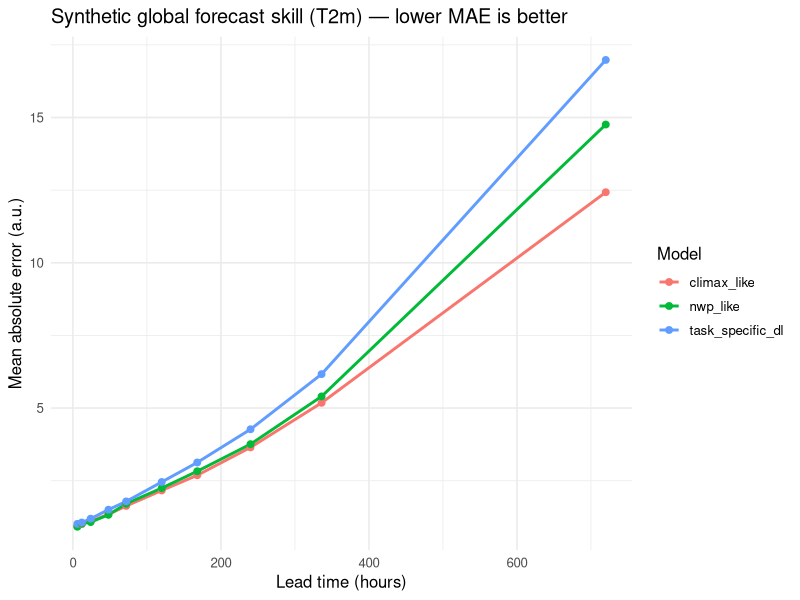
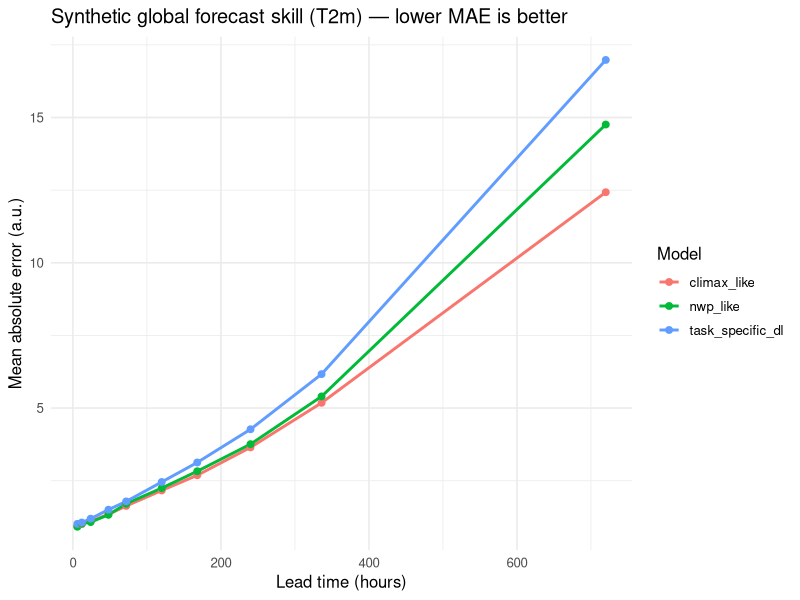
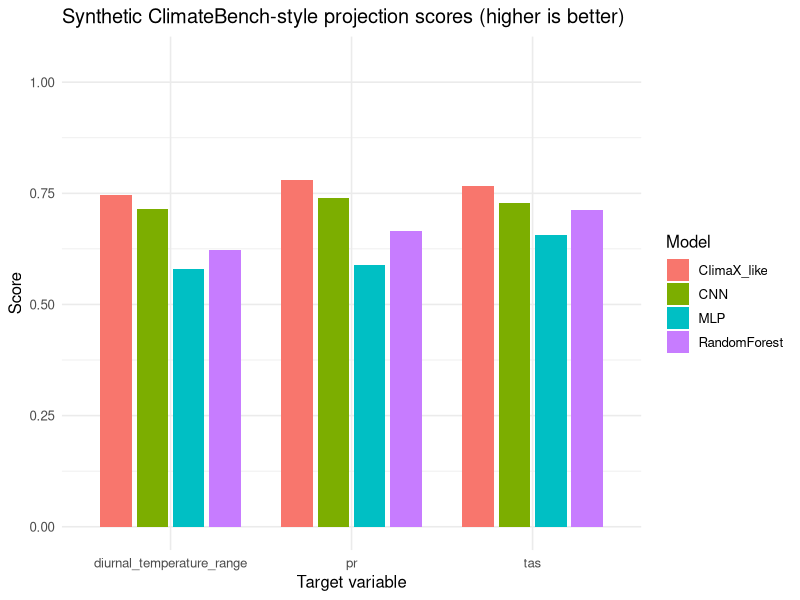
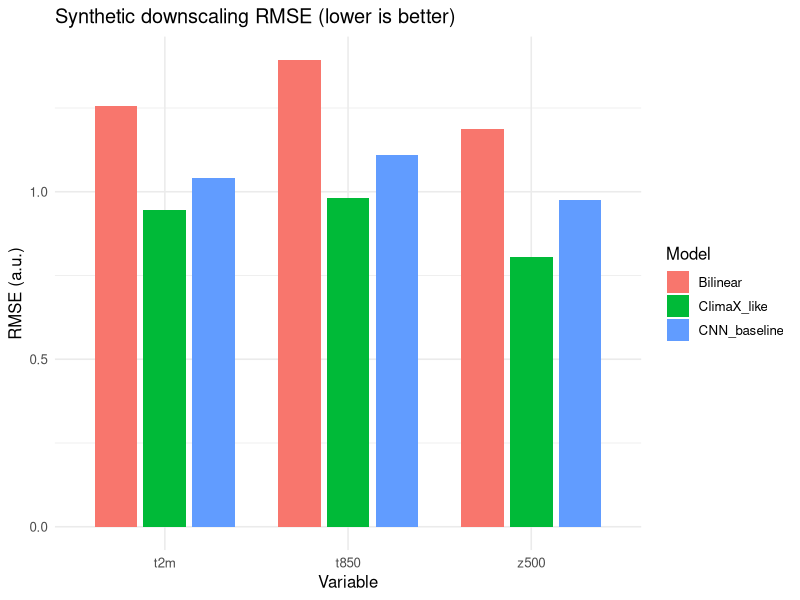
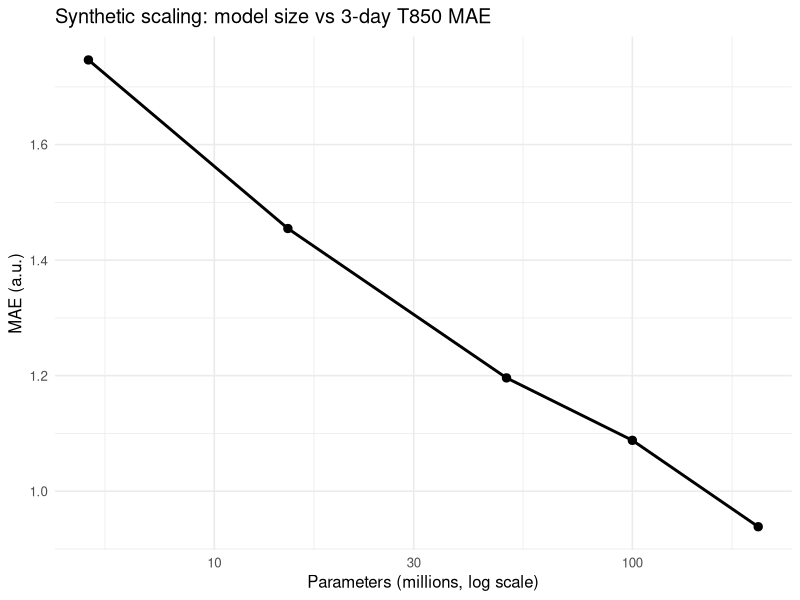

These figures' R source, in order:
# ClimaX Research Review — Reproducible Analysis (R)
#
# Educational companion to Nguyen et al. (ICML 2023). Generates synthetic
# forecast-skill, ClimateBench-style, downscaling, and scaling outputs that
# mirror the paper's evaluation narrative. Not a reproduction of official
# microsoft/ClimaX checkpoints or ERA5/CMIP6 downloads.

suppressPackageStartupMessages({
  library(dplyr)
  library(ggplot2)
  library(tidyr)
})

set.seed(2023)

lead_hours <- c(6, 12, 24, 48, 72, 120, 168, 240, 336, 720)
variables <- c("t2m", "t850", "z500", "u10")
n_samples <- 250

ensure_dirs <- function() {
  dirs <- c("data/raw", "data/processed", "outputs", "assets")
  for (d in dirs) {
    dir.create(d, showWarnings = FALSE, recursive = TRUE)
  }
  file.create("data/raw/.gitkeep", showWarnings = FALSE)
  file.create("data/processed/.gitkeep", showWarnings = FALSE)
  file.create("outputs/.gitkeep", showWarnings = FALSE)
}

variable_difficulty <- function(variable) {
  switch(
    variable,
    "t2m" = 1.0,
    "t850" = 1.08,
    "z500" = 0.95,
    "u10" = 1.12,
    1.0
  )
}

model_scale <- function(model, lead_h) {
  if (model == "task_specific_dl") {
    1.05 + 0.0018 * lead_h
  } else if (model == "climax_like") {
    1.00 + 0.0011 * lead_h
  } else if (model == "nwp_like") {
    0.98 + 0.0016 * lead_h
  } else {
    stop(paste("Unknown model:", model))
  }
}

build_forecast_dataset <- function() {
  rows <- list()
  idx <- 1
  models <- c("task_specific_dl", "climax_like", "nwp_like")

  for (variable in variables) {
    for (lead_h in lead_hours) {
      for (model in models) {
        base <- (0.85 + 0.008 * lead_h) * variable_difficulty(variable)
        scale <- model_scale(model, lead_h)
        errors <- scale * base * rlnorm(n_samples, meanlog = 0.0, sdlog = 0.32)
        for (i in seq_len(n_samples)) {
          rows[[idx]] <- data.frame(
            sample_id = i - 1,
            variable = variable,
            lead_hours = lead_h,
            model = model,
            abs_error = errors[i],
            stringsAsFactors = FALSE
          )
          idx <- idx + 1
        }
      }
    }
  }
  bind_rows(rows)
}

summarize_forecast_skill <- function(df) {
  df %>%
    group_by(model, variable, lead_hours) %>%
    summarise(
      mae = mean(abs_error),
      median_ae = median(abs_error),
      std_ae = sd(abs_error),
      rmse = sqrt(mean(abs_error^2)),
      .groups = "drop"
    ) %>%
    arrange(variable, lead_hours, model)
}

paired_ttests_climax_vs_baseline <- function(df) {
  wide <- df %>%
    filter(model %in% c("task_specific_dl", "climax_like")) %>%
    select(sample_id, variable, lead_hours, model, abs_error) %>%
    tidyr::pivot_wider(names_from = model, values_from = abs_error)

  wide %>%
    group_by(variable, lead_hours) %>%
    summarise(
      t_stat = t.test(
        task_specific_dl,
        climax_like,
        paired = TRUE,
        alternative = "greater"
      )$statistic[[1]],
      p_value = t.test(
        task_specific_dl,
        climax_like,
        paired = TRUE,
        alternative = "greater"
      )$p.value,
      mean_diff_baseline_minus_climax = mean(task_specific_dl - climax_like),
      .groups = "drop"
    ) %>%
    arrange(variable, lead_hours)
}

build_climatebench_scores <- function() {
  set.seed(2030)
  models <- c("MLP", "CNN", "RandomForest", "ClimaX_like")
  targets <- c("tas", "pr", "diurnal_temperature_range")
  base <- c(MLP = 0.62, CNN = 0.71, RandomForest = 0.68, ClimaX_like = 0.78)

  expand.grid(target = targets, model = models, stringsAsFactors = FALSE) %>%
    mutate(
      score = pmin(pmax(rnorm(n(), mean = base[model], sd = 0.03), 0), 1)
    )
}

build_downscaling_metrics <- function() {
  set.seed(2034)
  models <- c("Bilinear", "CNN_baseline", "ClimaX_like")
  vars <- c("t2m", "t850", "z500")
  relative <- c(Bilinear = 1.25, CNN_baseline = 1.05, ClimaX_like = 0.92)

  expand.grid(variable = vars, model = models, stringsAsFactors = FALSE) %>%
    mutate(
      rmse = pmax(
        relative[model] * sapply(variable, variable_difficulty) * rnorm(n(), 1.0, 0.04),
        0.05
      )
    )
}

build_scaling_curve <- function() {
  set.seed(2036)
  params_millions <- c(5, 15, 50, 100, 200)
  mae_3day_t850 <- pmax(2.4 * (params_millions^-0.18) + rnorm(length(params_millions), 0, 0.03), 0.5)
  data.frame(
    params_millions = params_millions,
    mae_3day_t850 = mae_3day_t850,
    pretrain_datasets = 1:5
  )
}

ensure_dirs()

forecast_df <- build_forecast_dataset()
summary_df <- summarize_forecast_skill(forecast_df)
ttests <- paired_ttests_climax_vs_baseline(forecast_df)
climatebench <- build_climatebench_scores()
downscaling <- build_downscaling_metrics()
scaling <- build_scaling_curve()

write.csv(forecast_df, "data/processed/forecast_abs_errors_r.csv", row.names = FALSE)
write.csv(summary_df, "data/processed/forecast_skill_summary_r.csv", row.names = FALSE)
write.csv(ttests, "data/processed/forecast_paired_ttests_r.csv", row.names = FALSE)
write.csv(climatebench, "data/processed/climatebench_scores_r.csv", row.names = FALSE)
write.csv(downscaling, "data/processed/downscaling_rmse_r.csv", row.names = FALSE)
write.csv(scaling, "data/processed/scaling_curve_r.csv", row.names = FALSE)

write.csv(summary_df, "outputs/forecast_skill_summary_r.csv", row.names = FALSE)
write.csv(ttests, "outputs/forecast_paired_ttests_r.csv", row.names = FALSE)
write.csv(climatebench, "outputs/climatebench_scores_r.csv", row.names = FALSE)
write.csv(downscaling, "outputs/downscaling_rmse_r.csv", row.names = FALSE)
write.csv(scaling, "outputs/scaling_curve_r.csv", row.names = FALSE)

p_skill <- summary_df %>%
  filter(variable == "t2m") %>%
  ggplot(aes(x = lead_hours, y = mae, color = model)) +
  geom_line(linewidth = 1) +
  geom_point(size = 2) +
  labs(
    title = "Synthetic global forecast skill (T2m) — lower MAE is better",
    x = "Lead time (hours)",
    y = "Mean absolute error (a.u.)",
    color = "Model"
  ) +
  theme_minimal(base_size = 12)

ggsave("outputs/forecast_skill_t2m_r.png", p_skill, width = 10, height = 5, dpi = 160)
ggsave("assets/overview_r.png", p_skill, width = 10, height = 5, dpi = 150)

p_cb <- ggplot(climatebench, aes(x = target, y = score, fill = model)) +
  geom_col(position = position_dodge(width = 0.8), width = 0.7) +
  labs(
    title = "Synthetic ClimateBench-style projection scores (higher is better)",
    x = "Target variable",
    y = "Score",
    fill = "Model"
  ) +
  ylim(0, 1.05) +
  theme_minimal(base_size = 12)

ggsave("outputs/climatebench_scores_r.png", p_cb, width = 9, height = 5, dpi = 160)

p_ds <- ggplot(downscaling, aes(x = variable, y = rmse, fill = model)) +
  geom_col(position = position_dodge(width = 0.8), width = 0.7) +
  labs(
    title = "Synthetic downscaling RMSE (lower is better)",
    x = "Variable",
    y = "RMSE (a.u.)",
    fill = "Model"
  ) +
  theme_minimal(base_size = 12)

ggsave("outputs/downscaling_rmse_r.png", p_ds, width = 8, height = 5, dpi = 160)

p_sc <- ggplot(scaling, aes(x = params_millions, y = mae_3day_t850)) +
  geom_line(linewidth = 1) +
  geom_point(size = 2.5) +
  scale_x_log10() +
  labs(
    title = "Synthetic scaling: model size vs 3-day T850 MAE",
    x = "Parameters (millions, log scale)",
    y = "MAE (a.u.)"
  ) +
  theme_minimal(base_size = 12)

ggsave("outputs/scaling_curve_r.png", p_sc, width = 8, height = 5, dpi = 160)

long_lead <- summary_df %>%
  filter(variable == "t2m", lead_hours == max(lead_hours)) %>%
  arrange(mae)

cat("Wrote outputs to:", normalizePath("outputs"), "\n")
cat("Longest-lead T2m MAE ranking (synthetic):\n")
print(long_lead[, c("model", "mae", "rmse")])
sig_n <- sum(ttests$variable == "t2m" & ttests$p_value < 0.05)
cat(
  sprintf(
    "\nT2m leads with climax_like < task_specific_dl (p<0.05): %d/%d\n",
    sig_n,
    length(lead_hours)
  )
)
cat("\nNote: synthetic demo for education/review — not official ClimaX scores.\n")
